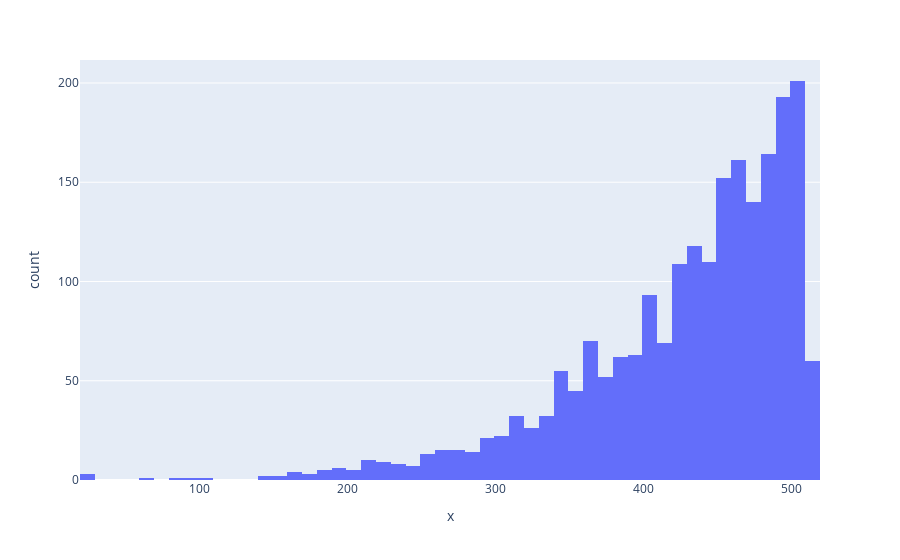

This figure's notebook cell:
### Code cell
chunk_lengths = [len(chunk) for chunk in multi_stage_chunks]
px.histogram(x=chunk_lengths).show()

### Figure 1 — Plotly figure (JSON) as saved in the notebook; plotly's stock layout.template omitted (floating-point values rounded to 4 significant figures; data arrays with more than 128 entries replaced by an {"elided": "..."} marker saying what was removed)
{"data": [{"bingroup": "x", "hovertemplate": "x=%{x}<br>count=%{y}<extra></extra>", "legendgroup": "", "marker": {"color": "#636efa", "pattern": {"shape": ""}}, "name": "", "orientation": "v", "showlegend": false, "type": "histogram", "x": {"elided": "2175 int values"}, "xaxis": "x", "yaxis": "y"}], "layout": {"barmode": "relative", "legend": {"tracegroupgap": 0}, "margin": {"t": 60}, "xaxis": {"anchor": "y", "domain": [0, 1], "title": {"text": "x"}}, "yaxis": {"anchor": "x", "domain": [0, 1], "title": {"text": "count"}}}}
